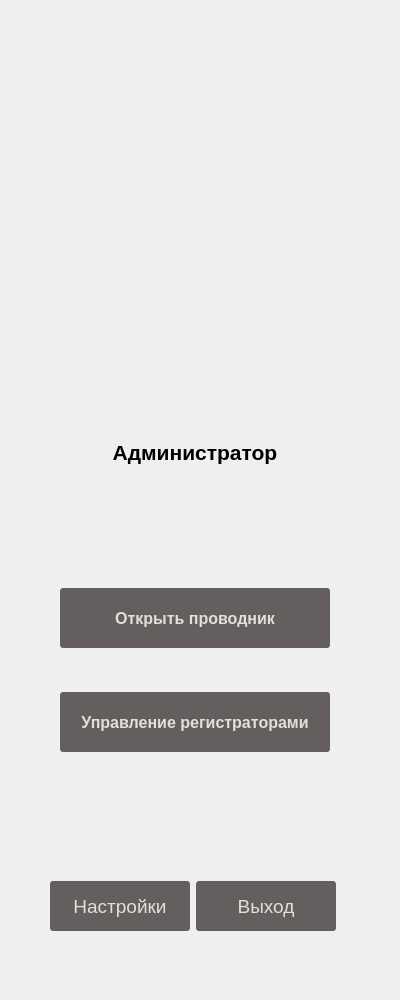
<?xml version="1.0" encoding="UTF-8"?>
<ui version="4.0">
 <class>InfoRight</class>
 <widget class="QWidget" name="InfoRight">
  <property name="geometry">
   <rect>
    <x>0</x>
    <y>0</y>
    <width>400</width>
    <height>1000</height>
   </rect>
  </property>
  <property name="minimumSize">
   <size>
    <width>400</width>
    <height>1000</height>
   </size>
  </property>
  <property name="maximumSize">
   <size>
    <width>400</width>
    <height>1000</height>
   </size>
  </property>
  <property name="windowTitle">
   <string>Form</string>
  </property>
  <property name="styleSheet">
   <string notr="true">QPushButton {
	
	
	background-color: rgb(100, 95, 94);
	
	color: rgb(229, 223, 215);
	border-radius: 3px;
}</string>
  </property>
  <widget class="QWidget" name="layoutWidget">
   <property name="geometry">
    <rect>
     <x>50</x>
     <y>30</y>
     <width>292</width>
     <height>474</height>
    </rect>
   </property>
   <layout class="QVBoxLayout" name="verticalLayout">
    <item alignment="Qt::AlignHCenter">
     <widget class="QLabel" name="LOGO">
      <property name="sizePolicy">
       <sizepolicy hsizetype="Fixed" vsizetype="Fixed">
        <horstretch>0</horstretch>
        <verstretch>0</verstretch>
       </sizepolicy>
      </property>
      <property name="minimumSize">
       <size>
        <width>225</width>
        <height>294</height>
       </size>
      </property>
      <property name="maximumSize">
       <size>
        <width>150</width>
        <height>196</height>
       </size>
      </property>
      <property name="text">
       <string/>
      </property>
     </widget>
    </item>
    <item>
     <spacer name="verticalSpacer">
      <property name="orientation">
       <enum>Qt::Vertical</enum>
      </property>
      <property name="sizeType">
       <enum>QSizePolicy::Fixed</enum>
      </property>
      <property name="sizeHint" stdset="0">
       <size>
        <width>20</width>
        <height>40</height>
       </size>
      </property>
     </spacer>
    </item>
    <item>
     <widget class="QLabel" name="NameOrg">
      <property name="sizePolicy">
       <sizepolicy hsizetype="Fixed" vsizetype="Fixed">
        <horstretch>0</horstretch>
        <verstretch>0</verstretch>
       </sizepolicy>
      </property>
      <property name="minimumSize">
       <size>
        <width>290</width>
        <height>60</height>
       </size>
      </property>
      <property name="maximumSize">
       <size>
        <width>290</width>
        <height>50</height>
       </size>
      </property>
      <property name="font">
       <font>
        <family>MS Shell Dlg 2</family>
        <pointsize>28</pointsize>
        <weight>50</weight>
        <italic>false</italic>
        <bold>false</bold>
        <underline>false</underline>
       </font>
      </property>
      <property name="styleSheet">
       <string notr="true">font: 28pt &quot;MS Shell Dlg 2&quot;;</string>
      </property>
      <property name="text">
       <string>&lt;html&gt;&lt;head/&gt;&lt;body&gt;&lt;p align=&quot;center&quot;&gt;&lt;span style=&quot; font-size:16pt; font-weight:600;&quot;&gt;Администратор&lt;/span&gt;&lt;/p&gt;&lt;/body&gt;&lt;/html&gt;</string>
      </property>
      <property name="alignment">
       <set>Qt::AlignCenter</set>
      </property>
     </widget>
    </item>
   </layout>
  </widget>
  <widget class="QWidget" name="layoutWidget">
   <property name="geometry">
    <rect>
     <x>60</x>
     <y>550</y>
     <width>272</width>
     <height>240</height>
    </rect>
   </property>
   <layout class="QVBoxLayout" name="verticalLayout_2">
    <item>
     <widget class="QPushButton" name="pushButton_3">
      <property name="minimumSize">
       <size>
        <width>270</width>
        <height>60</height>
       </size>
      </property>
      <property name="maximumSize">
       <size>
        <width>200</width>
        <height>60</height>
       </size>
      </property>
      <property name="font">
       <font>
        <pointsize>12</pointsize>
        <weight>75</weight>
        <bold>true</bold>
        <underline>false</underline>
        <strikeout>false</strikeout>
       </font>
      </property>
      <property name="text">
       <string>Открыть проводник</string>
      </property>
     </widget>
    </item>
    <item>
     <widget class="QPushButton" name="pushButton_4">
      <property name="minimumSize">
       <size>
        <width>270</width>
        <height>60</height>
       </size>
      </property>
      <property name="maximumSize">
       <size>
        <width>200</width>
        <height>60</height>
       </size>
      </property>
      <property name="font">
       <font>
        <pointsize>12</pointsize>
        <weight>75</weight>
        <bold>true</bold>
        <underline>false</underline>
        <strikeout>false</strikeout>
       </font>
      </property>
      <property name="text">
       <string>Управление регистраторами</string>
      </property>
     </widget>
    </item>
   </layout>
  </widget>
  <widget class="QWidget" name="layoutWidget">
   <property name="geometry">
    <rect>
     <x>50</x>
     <y>880</y>
     <width>288</width>
     <height>52</height>
    </rect>
   </property>
   <layout class="QHBoxLayout" name="horizontalLayout">
    <item>
     <widget class="QPushButton" name="pushButton">
      <property name="minimumSize">
       <size>
        <width>140</width>
        <height>50</height>
       </size>
      </property>
      <property name="maximumSize">
       <size>
        <width>50</width>
        <height>50</height>
       </size>
      </property>
      <property name="font">
       <font>
        <pointsize>14</pointsize>
       </font>
      </property>
      <property name="text">
       <string>Настройки</string>
      </property>
     </widget>
    </item>
    <item>
     <widget class="QPushButton" name="Exit">
      <property name="minimumSize">
       <size>
        <width>140</width>
        <height>50</height>
       </size>
      </property>
      <property name="maximumSize">
       <size>
        <width>140</width>
        <height>50</height>
       </size>
      </property>
      <property name="font">
       <font>
        <family>MS Shell Dlg 2</family>
        <pointsize>14</pointsize>
        <weight>50</weight>
        <italic>false</italic>
        <bold>false</bold>
        <underline>false</underline>
        <strikeout>false</strikeout>
       </font>
      </property>
      <property name="styleSheet">
       <string notr="true">font: 14pt &quot;MS Shell Dlg 2&quot;;</string>
      </property>
      <property name="text">
       <string>Выход</string>
      </property>
     </widget>
    </item>
   </layout>
  </widget>
 </widget>
 <resources/>
 <connections/>
</ui>
